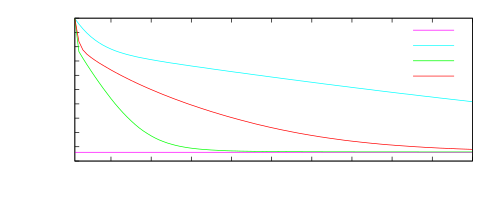

The gnuplot source for this figure:
# set terminal x11 
# set output
set style line 1 lt 4 lw 2
set style line 2 lt 5 lw 2
set style line 3 lt 2 lw 2
set style line 4 lt 1 lw 2
set style line 5 lt 6 lw 1

set size 1,0.6
set origin 0,0
set xtics 10
set ytics nomirror
#set ytics 20
#set yrange [27.9:30.1]
set xrange [1:100]
set xlabel "Iteration"
set ylabel "log $(V_N^\\beta(\\cdot))$"
#set key horizontal
#set key at first 50, first 70 samplen 2
#unset key
set key
plot "Sequential.dat" index 0 u 1:(log($5)) w l ls 1 t "cent",\
"" index 0 u 1:(log($3)) w l ls 2 t "Jacobi",\
"" index 0 u 1:(log($4)) w l ls 3 t "Gauss-Siedel",\
"" index 0 u 1:(log($2)) w l ls 4 t "GSJ"
